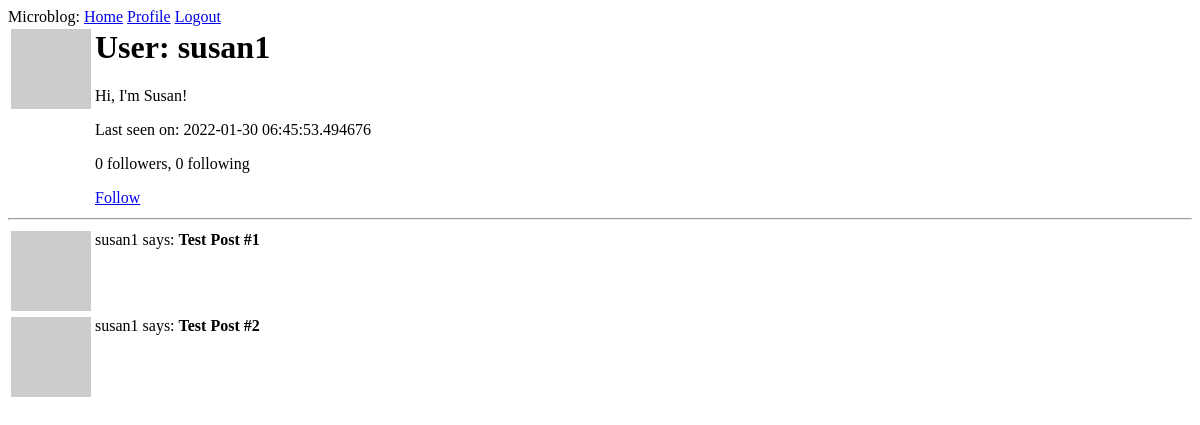
Before: /user/susan1 (signed in) with the older database file.
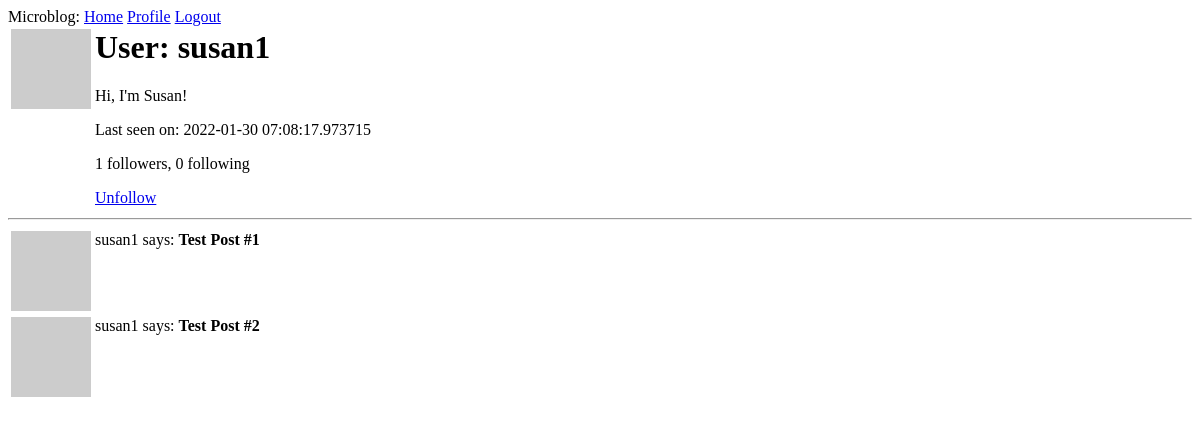
After: the same page with the newer database file.
### app/models.py (models this page shows, shortened)
class User(UserMixin, db.Model):
    id = db.Column(db.Integer, primary_key=True)
    username = db.Column(db.String(64), index=True, unique=True)
    email = db.Column(db.String(120), index=True, unique=True)
    password_hash = db.Column(db.String(128))
    posts = db.relationship('Post', backref="author", lazy='dynamic') # 'One' of One to Many
    about_me = db.Column(db.String(140))
    last_seen = db.Column(db.DateTime, default=datetime.utcnow)
    followed = db.relationship(
        'User', secondary=followers,
        primaryjoin=(followers.c.follower_id == id),
        secondaryjoin=(followers.c.followed_id == id),
        backref=db.backref('followers', lazy='dynamic'), # Right side
        lazy='dynamic' # Left side
    )
    def avatar(self, size):
        digest = md5(self.email.lower().encode('utf-8')).hexdigest()
        return 'https://www.gravatar.com/avatar/{}?d=identicon&s={}'.format(digest, size)
    def is_following(self, user):
        return self.followed.filter(
            followers.c.followed_id == user.id).count() > 0

### app/routes.py (the view)
@app.route('/user/<username>')
@login_required
def user(username):
    user = User.query.filter_by(username=username).first_or_404()
    posts = [
        {'author': user, 'body': 'Test Post #1'},
        {'author': user, 'body': 'Test Post #2'}
    ]
    return render_template('user.html', user=user, posts=posts)

### app/models.py (called while the page is built)
@login.user_loader
def load_user(id):
    return User.query.get(int(id))

### app/routes.py (called while the page is built)
@app.before_request
def before_request():
    if current_user.is_authenticated:
        current_user.last_seen = datetime.utcnow()
        db.session.commit()

### app/templates/user.html
{% extends "base.html" %}
{% block content %}
    <table>
        <tr valign="top">
            <td><img src="{{ user.avatar(128) }}"></td>
            <td>
                <h1>User: {{ user.username }}</h1>
                {% if user.about_me %} <p>{{ user.about_me }}</p>{% endif %}
                {% if user.last_seen %}<p>Last seen on: {{ user.last_seen }}</p>{% endif %}
                <p>{{ user.followers.count() }} followers, {{ user.followed.count() }} following</p>
                {% if user == current_user %}
                <p><a href="{{ url_for('edit_profile') }}">Edit your profile</a></p>
                {% elif not current_user.is_following(user) %}
                <p><a href="{{ url_for('follow', username=user.username) }}">Follow</a></p>
                {% else %}
                <p><a href="{{ url_for('unfollow', username=user.username) }}">Unfollow</a></p>
                {% endif %}
            </td>
        </tr>
    </table>
    <hr>
    {% for post in posts %}
        {% include "_post.html" %}
    {% endfor %}
{% endblock %}

### app/templates/base.html (shortened to what this page needs)
<html>
    <head>
    </head>
        <div>
            Microblog:
                <a href="{{ url_for('index') }}">Home</a>
                {% if current_user.is_anonymous %}
                <a href="{{ url_for('login') }}">Login</a>
                {% else %}
                <a href="{{url_for('user', username=current_user.username)}}">Profile</a>
                <a href="{{ url_for('logout') }}">Logout</a>
                {% endif %}
        </div>
        {% block content %}{% endblock %}
    <body>
    </body>
</html>

### app/templates/_post.html
<table>
    <tr valign="top">
        <td><img src="{{ post.author.avatar(36) }}"></td>
        <td>{{ post.author.username }} says: <b>{{ post.body }}</b></td>
    </tr>
</table>

Changed rows visible on the page:
changed User "susan1": last_seen "2022-01-30 06:45:53.494676" → "2022-01-30 07:08:17.973715"
Other visible differences:
{{ user.followers.count() }}: "0" → "1"
text no longer shown: "Follow"
text now shown: "Unfollow"
